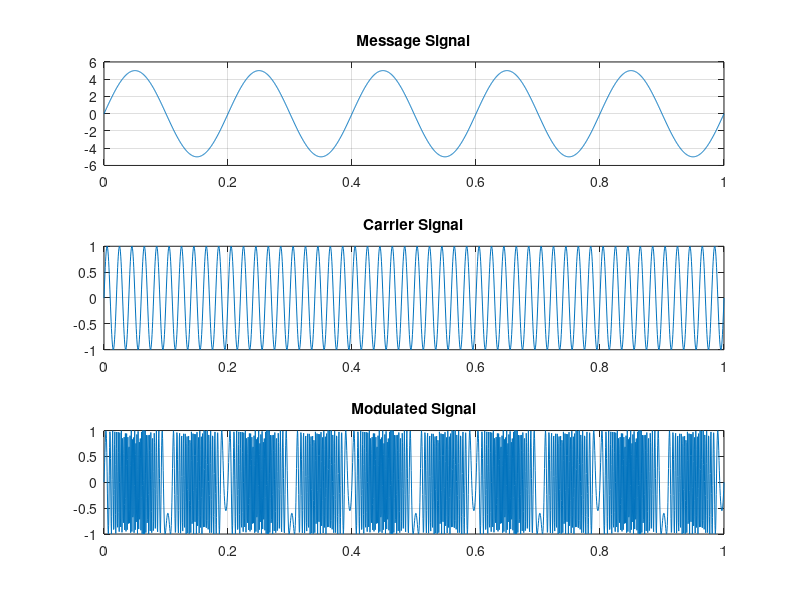

Recreate this plot in MATLAB.
clc;
clear;
close all;

t = 0:0.0005:1;
Am = input('Enter Amplitude : ');
Fm = input('Enter Frequency : ');
m = Am*sin(2*pi*Fm*t);

Ac = 1;
Fc = 50;
c = Ac*sin(2*pi*Fc*t);

kf = 10;
pd = 2*pi*kf*cumsum(m)*0.005;
pm = Ac*sin(2*pi*Fc*t + pd);


figure;
subplot(3,1,1);
plot(t,m);
grid on;
title('Message Signal');

subplot(3,1,2);
plot(t,c);
grid on;
title('Carrier Signal');


subplot(3,1,3);
plot(t,pm);
grid on;
title('Modulated Signal');
